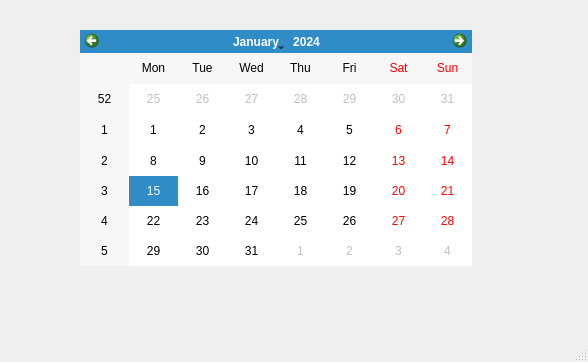
<?xml version="1.0" encoding="UTF-8"?>
<ui version="4.0">
 <class>MainWindow</class>
 <widget class="QMainWindow" name="MainWindow">
  <property name="geometry">
   <rect>
    <x>0</x>
    <y>0</y>
    <width>588</width>
    <height>362</height>
   </rect>
  </property>
  <property name="windowTitle">
   <string>Calendar_eg1</string>
  </property>
  <widget class="QWidget" name="centralwidget">
   <widget class="QCalendarWidget" name="calendarWidget">
    <property name="geometry">
     <rect>
      <x>80</x>
      <y>30</y>
      <width>392</width>
      <height>236</height>
     </rect>
    </property>
    <property name="firstDayOfWeek">
     <enum>Qt::Monday</enum>
    </property>
    <property name="gridVisible">
     <bool>false</bool>
    </property>
   </widget>
   <widget class="QLabel" name="mylbl">
    <property name="geometry">
     <rect>
      <x>80</x>
      <y>300</y>
      <width>451</width>
      <height>16</height>
     </rect>
    </property>
    <property name="font">
     <font>
      <family>Calibri</family>
      <pointsize>10</pointsize>
      <weight>75</weight>
      <bold>true</bold>
     </font>
    </property>
    <property name="text">
     <string/>
    </property>
   </widget>
  </widget>
  <widget class="QStatusBar" name="statusbar"/>
 </widget>
 <resources/>
 <connections/>
</ui>
